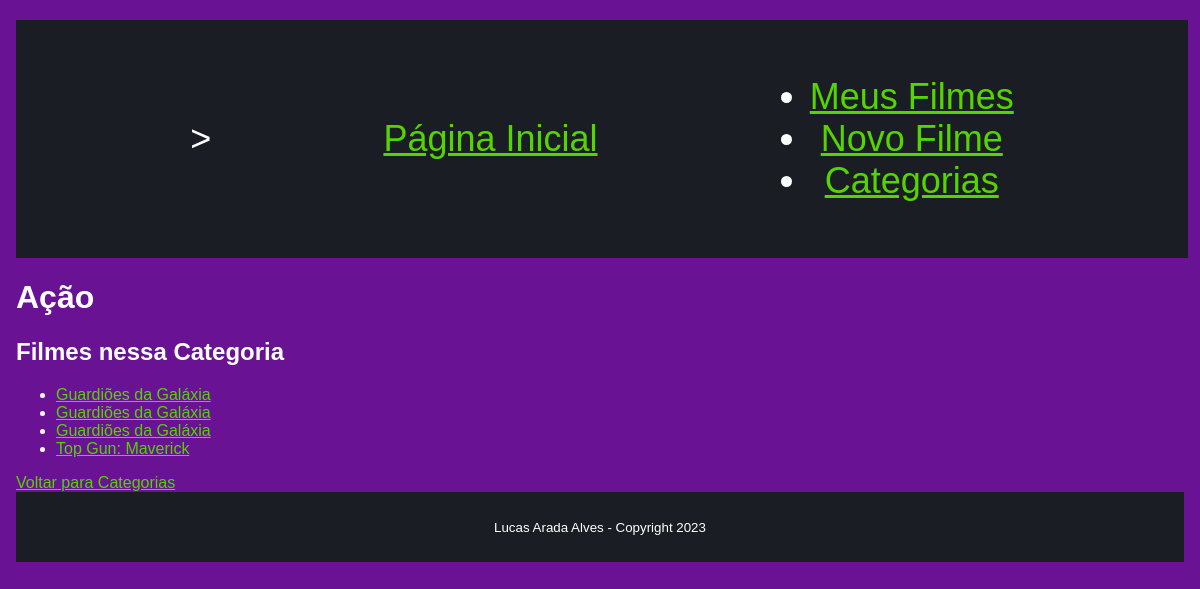
The app's page /category/2/, older data.
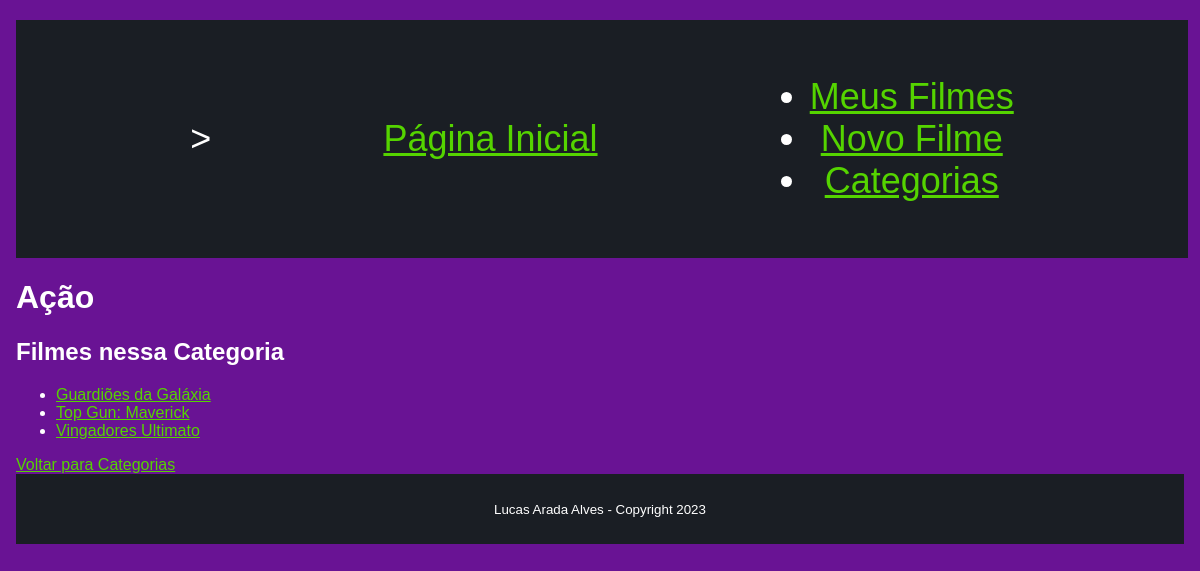
The same page, newer data.
### sitePages/models.py (models this page shows, shortened)
class Category(models.Model):
    name = models.CharField(max_length=100)

class Post(models.Model):
    nomeFilme = models.CharField(max_length=100)
    time  = models.DateTimeField('Data da publicação', null=True, blank=True)
    opiniao = models.CharField(max_length=500)
    author = models.ForeignKey(User, on_delete=models.CASCADE, default=None)
    categories = models.ManyToManyField(Category, related_name='posts')

### sitePages/views.py (the view)
# urls.py: path('category/<int:pk>/', views.categoryDetail, name='categoryDetail')
def categoryDetail(request, pk):
    category = get_object_or_404(Category, pk=pk)
    posts = Post.objects.filter(categories=category)
    return render(request, 'sitePages/categoryDetail.html', {'category': category, 'posts': posts})

### sitePages/templates/sitePages/categoryDetail.html
{% extends 'base.html' %}
{% block content %}
  <h1>{{ category.name }}</h1>
  <h2>Filmes nessa Categoria</h2>
  {% if posts %}
    <ul>
      {% for post in posts %}
        <li><a href="{% url 'postDetail' pk=post.id %}">{{ post.nomeFilme }}</a></li>
      {% endfor %}
    </ul>
  {% else %}
    <p>Sem filmes nessa Categoria. Ainda...</p>
  {% endif %}
  <a href="{% url 'categoryList' %}">Voltar para Categorias</a>
{% endblock %}

### sitePages/templates/base.html (shortened to what this page needs)
<!DOCTYPE html>
<html lang="en">
<head>
</head>
<body>
    <header id="cabecalho-principal">>
        <a href="{% url 'mainPage' %}"> <p>Página Inicial</p> </a>
        <nav id="navegacao-principal">
            <ul>
                <li><a href="{% url 'postList' %}">Meus Filmes</a></li>
                <li><a href="{% url 'postForm' %}">Novo Filme</a></li>
                <li><a href="{% url 'categoryList' %}">Categorias</a></li>
            </ul>
        </nav>
    </header>
    <main id="conteiner-principal">
        {% block content %}
        {% endblock content %}
    </main>
    <footer id="rodape-principal">
        <p><small>Lucas Arada Alves - Copyright 2023</small></p>
    </footer>
</body>
</html>

### sitePages/templates/base.html (style rules this page uses)
html { display: grid; }
body { font-family: 'Arial', sans-serif; margin: 0; padding: 20px 1em 20px 1em; background-color: #691394; color: #fff; }
header { background-color: #1a1e24; text-align: center; margin: 15 auto; width: 100%; padding: 20px 2px; display: flex; justify-content: space-evenly; align-items: center; font-size: 36px; }
main { margin-top: 20px; }
footer { background-color: #1a1e24; padding: 10px 0; text-align: center; }
a { color: #55d400; transition: color 0.3s; }

Row changes from the older to the newer data that the page shows:
removed Post: nomeFilme "Guardiões da Galáxia"
removed Post: nomeFilme "Guardiões da Galáxia"
added Post: nomeFilme "Vingadores Ultimato"
